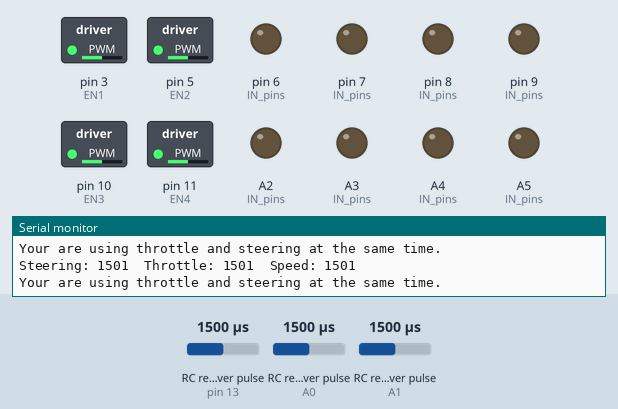
Bench run of a sketch on a simulated Arduino Uno, built with avr-gcc and run on an emulated ATmega328P. Shown: switched loads named in the sketch (green lamp = pin HIGH), output pins drawn as LEDs (lit = HIGH), the last lines printed to the serial monitor. Wiring (inferred from the names in the program): 3 × RC receiver channel: data pin 13 / data A0 / data A1. The inputs (shaded band) are chosen by the test bench; at power-on: RC receiver pulse (sensors on pin 13, A0, A1) 1500 µs.

Above: at 1.2 s.
1.3 s: RC receiver pulse (sensor on pin 13) set to 1750 µs
At 1.9 s:
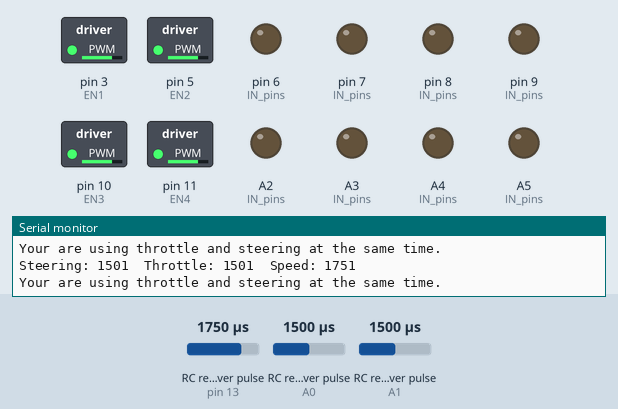
2.8 s: RC receiver pulse (sensor on A0) set to 1257 µs
4.3 s: RC receiver pulse (sensor on A0) set to 1240 µs
At 5.3 s:
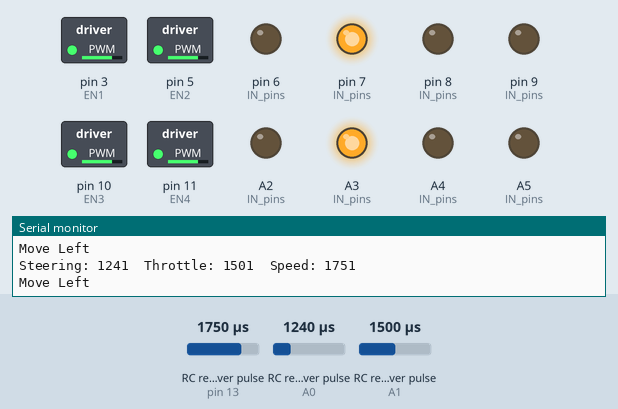
5.8 s: RC receiver pulse (sensor on pin 13) set to 1020 µs
At 7.0 s:
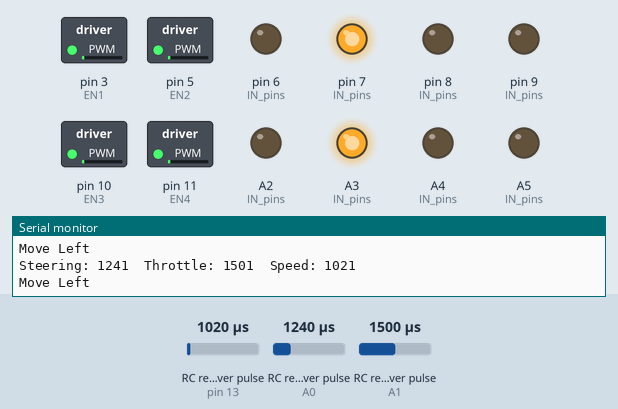
7.3 s: RC receiver pulse (sensor on A1) set to 1266 µs
10.3 s: RC receiver pulse (sensor on A1) set to 1234 µs
At 11.1 s:
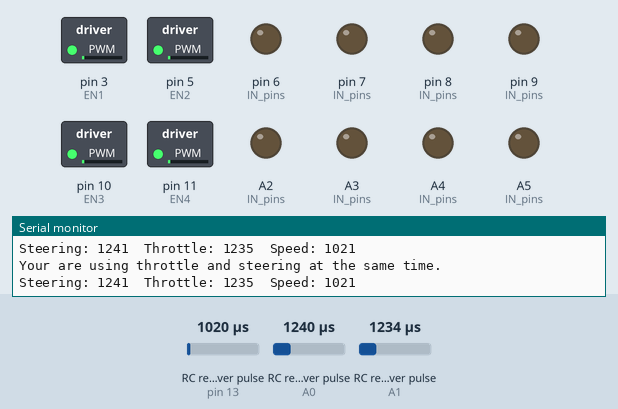
Timing chart, 0 to 12.8 s (numbered marks = the images above; inputs shaded):
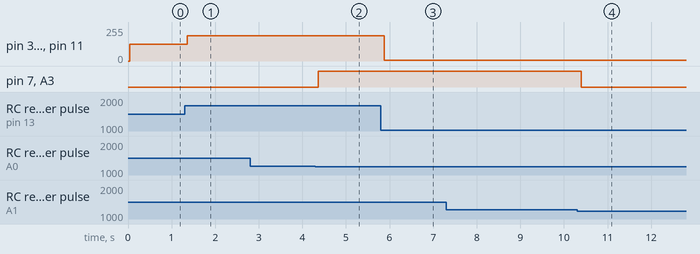

Measured:
- the behaviour switches between 1249 and 1248 µs on RC receiver pulse (sensor on A0) (found by bisection; images 1 and 2)
- the behaviour switches between 1250 and 1249 µs on RC receiver pulse (sensor on A1) (found by bisection; images 3 and 4)
- after the input at 1.3 s, pin 3 (EN1), pin 5 (EN2), pin 10 (EN3), pin 11 (EN4): 127/255 → 191/255 after 0.06 s
- after the input at 4.3 s, pin 7 (IN_pins), A3 (IN_pins): LOW → HIGH after 0.06 s
- after the input at 5.8 s, pin 3 (EN1), pin 5 (EN2), pin 10 (EN3), pin 11 (EN4): 191/255 → 5/255 after 0.08 s
- after the input at 10.3 s, pin 7 (IN_pins), A3 (IN_pins): HIGH → LOW after 0.09 s

The sketch:

Robo_Soccer_Car.ino
```cpp
class Reading
{
public:
    int value;
    Reading(int value)
    {
        this->value = value;
    }
    bool is_invalid()
    {
        return (value < 1000 || 2000 < value);
    }
    bool is_low()
    {
        return (1000 < value && value < 1250);
    }
    bool is_mid()
    {
        return (1250 < value && value < 1750);
    }
    bool is_high()
    {
        return (1750 < value && value < 2000);
    }
};

// Fwd Motor Driver connects with the two wheels in front
const int IN1 = A2; // IN1 & IN2 are for left fwd motor
const int IN2 = A3;
const int IN3 = A4; // IN3 & IN4 are for right fwd motor
const int IN4 = A5;
const int EN1 = 3;
const int EN2 = 5;

// Bck Motor Driver connects with the two wheels in back
const int IN5 = 6; // IN5 & IN6 are for left bck motor
const int IN6 = 7;
const int IN7 = 8; // IN7 & IN8 are for right bck motor
const int IN8 = 9;
const int EN3 = 10;
const int EN4 = 11;

// RC Receiver Channels
const int CH1 = A0; // for steering
const int CH2 = A1; // for throttle
const int CH3 = 13; // for speed

// pins in arrays for easy access
const int IN_pins[] = {IN1, IN2, IN3, IN4, IN5, IN6, IN7, IN8};
const int EN_pins[] = {EN1, EN2, EN3, EN4};
const int CH_pins[] = {CH1, CH2, CH3};

// direction constants
const int stop = 0;     // 00 00
const int forward = 10; // 10 10
const int backward = 5; // 01 01
const int left = 2;     // 00 10
const int right = 8;    // 10 00

void move(int direction)
{
    for (int i = 0; i < 4; i++)
    {
        digitalWrite(IN_pins[i + 0], direction & (1 << i));
        digitalWrite(IN_pins[i + 4], direction & (1 << i));
    }
}

void setup()
{
    Serial.begin(9600);
    for (int i = 0; i < 8; i++)
    {
        pinMode(IN_pins[i], OUTPUT);
    }
    for (int i = 0; i < 4; i++)
    {
        pinMode(EN_pins[i], OUTPUT);
    }
    for (int i = 0; i < 3; i++)
    {
        pinMode(CH_pins[i], INPUT);
    }
    move(stop); // Initial state
}

void loop()
{
    Reading steering(pulseIn(CH1, 1));
    Reading throttle(pulseIn(CH2, 1));
    Reading speed(pulseIn(CH3, 1));

    Serial.print("\nSteering: ");
    Serial.print(steering.value);
    Serial.print("\tThrottle: ");
    Serial.print(throttle.value);
    Serial.print("\tSpeed: ");
    Serial.print(speed.value);

    speed.value = map(speed.value, 1000, 2000, 0, 255); // speed
    analogWrite(EN1, speed.value);
    analogWrite(EN2, speed.value);
    analogWrite(EN3, speed.value);
    analogWrite(EN4, speed.value);

    if (steering.is_invalid() || throttle.is_invalid())
    {
        Serial.print("\nDead zone.");
        move(stop);
    }
    else if (throttle.is_high() && steering.is_mid())
    {
        Serial.print("\nMove Forward");
        move(forward);
    }
    else if (throttle.is_low() && steering.is_mid())
    {
        Serial.print("\nMove Backward");
        move(backward);
    }
    else if (steering.is_low() && throttle.is_mid())
    {
        Serial.print("\nMove Left");
        move(left);
    }
    else if (steering.is_high() && throttle.is_mid())
    {
        Serial.print("\nMove Right");
        move(right);
    }
    else
    {
        Serial.print("\nYour are using throttle and steering at the same time.");
        move(stop);
    }
    delay(50); // small delay for stability
}
```
